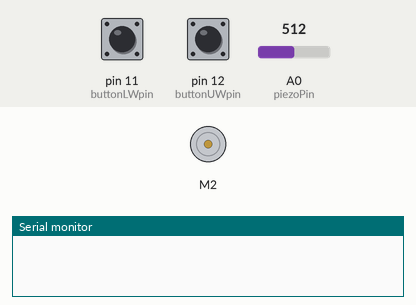
This sketch was run on a simulated Arduino Uno, built with avr-gcc and run on an emulated ATmega328P. Parts: DC motor (green arrow = forward, orange = backward, longer = faster), the last lines printed to the serial monitor. Inputs (shaded band) come from the test bench; at power-on: pin 11 (buttonLWpin) LOW, A0 (piezoPin) = 512, pin 12 (buttonUWpin) LOW.

Above: at 1.3 s.
1.4 s: pin 11 (buttonLWpin) pulled HIGH for 0.15 s
At 4.4 s:
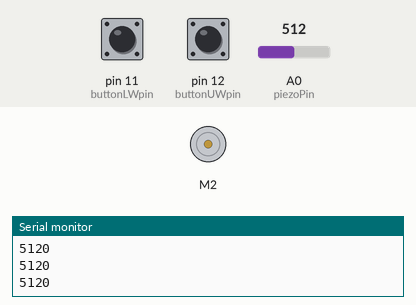
4.5 s: A0 (piezoPin) set to 0
At 5.0 s:
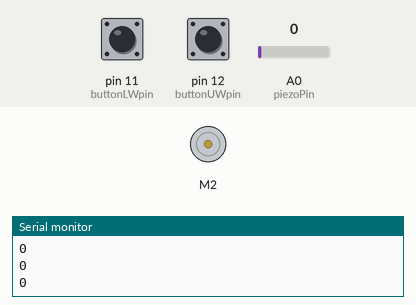
6.0 s: A0 (piezoPin) set to 19
At 8.9 s:
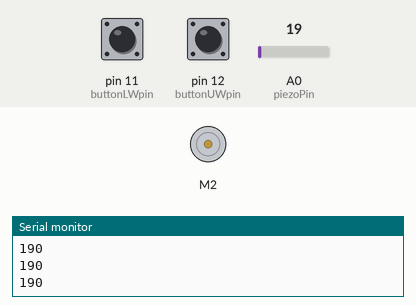
9.0 s: pin 11 (buttonLWpin) pulled HIGH for 1 s
At 9.9 s:
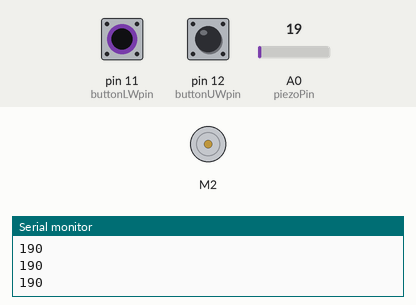
Timing chart, 0 to 12.0 s (numbered marks = the images above; inputs shaded):
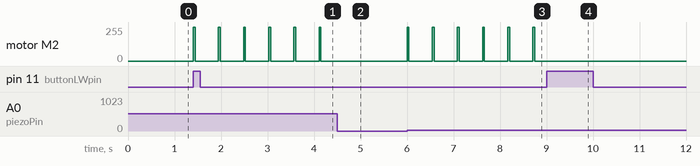

Measured:
- after the input at 1.4 s, motor M2: alternates forward 255/255 for 0.04 s and stopped for 0.50 s, starting at once
- after the input at 4.5 s, motor M2: stops changing and stays stopped
- after the input at 6.0 s, motor M2: alternates forward 255/255 for 0.04 s and stopped for 0.50 s, starting at once
- after the input at 9.0 s, motor M2: stops changing and stays stopped

The sketch:

Piezo_Reward.ino
```cpp
/******************************************************************************
When touch detected, give liquid reward
******************************************************************************/

#include <Wire.h> //The shield uses the SDA and SCL i2c pins to control DC and stepper motors.
                  //On the Arduino UNO these are also known as A4 and A5
#include <Adafruit_MotorShield.h>

// Create the motor shield object with the default I2C address
Adafruit_MotorShield AFMS = Adafruit_MotorShield();

// Select which 'port' M1, M2, M3 or M4.
// Solenoid on M2
Adafruit_DCMotor *rewardSolenoid = AFMS.getMotor(2);

// switch button
#define buttonLWpin 11
#define buttonUWpin  12
unsigned long statusChange = millis();
byte switchPushCounter[2] = {0, 0};
byte switchState[2] = {0, 0};
byte lastswitchState[2] = {0, 0};

// piezo variables
#define piezoPin A0
int baseline = 5;
int piezoVal = 2;           // store read value
int piezoADC;

// serial com variables
int incomingByte = 0;
byte SessionStatus[2] = {0, 0}; // 1/ Run [ON/OFF (1/0)] 2/ Reset (1)

void setup()
{
  Serial.begin(115200);
  AFMS.begin();  // initiate motor shield with the default frequency 1.6KHz
  //AFMS.begin(1000);  // to apply a different frequency, here 1KHz

// turn off current in solenoid coil
  rewardSolenoid->run(RELEASE);
}

void loop()
{
//  GetDataFromPC(); // keaboard commands (incompatible with Serial plotter)
 ReadButtons(); // switch button commands
  while (SessionStatus[0] == 0){
//   GetDataFromPC();
    ReadButtons();
  }
  if (SessionStatus[0] == 1){
    // Read Piezo ADC value in, and convert it to a voltage
//    piezoADC = analogRead(piezoPin);
      piezoADC = cumSumAnalog(); //peakAnalog();
      Serial.println(piezoADC);
//    float piezoV = piezoADC / 1023.0 * 5.0;
//    Serial.println(piezoV); // Print the voltage.

    if (piezoADC>baseline) {
//      Serial.println("touch detected");
        Reward(rewardSolenoid,40);
        delay(500);
    }
  }
}

void GetDataFromPC() {
  if (Serial.available() > 0) {
                // read the incoming byte:
                incomingByte = Serial.read();

                // say what you got:
//                Serial.print("I received: ");
//                Serial.println(incomingByte, DEC);

                if (incomingByte == 101) { // "e"
//                   Serial.println("stop");
                   SessionStatus[0] = 0;
                } else if (incomingByte == 115){ // "s"
//                   Serial.println("start");
                   SessionStatus[0] = 1;
                } else if (incomingByte == 114){ // "r"
//                   Serial.println("reward");
                   Reward(rewardSolenoid,40);
                }
  }
}

void ReadButtons() {
  if (millis() - statusChange > 500){
    switchState[0] = digitalRead(buttonUWpin);
    switchState[1] = digitalRead(buttonLWpin);
//    Serial.print("Right push ");
//    Serial.print(switchState[0]);
//    Serial.print(" ; Left push ");
//    Serial.println(switchState[1]);
//
    if (switchState[0] != lastswitchState[0]) {
      if (switchState[0] == HIGH) {
  //      switchPushCounter[0]++;
          if (SessionStatus[0] == 1) {
            Reward(rewardSolenoid,40);
//            Serial.println("reward");
          } else {
            RewardFlush();
          }
  //      Serial.println("on");
  //      Serial.print("number of up button pushes:  ");
  //      Serial.println(switchPushCounter[0]);
      } else {
  //      Serial.println("off");
      }
      statusChange = millis();
      lastswitchState[0] = switchState[0];
    }
    if (switchState[1] != lastswitchState[1]) {
      if (switchState[1] == HIGH) {
  //      switchPushCounter[1]++;
          SessionStatus[0] = !SessionStatus[0];
          if (SessionStatus[0] == 1) {
//            Serial.println("Session on");
          } else {
//            Serial.println("Session off");
          }
  //      Serial.print("number of left button pushes:  ");
  //      Serial.println(switchPushCounter[1]);
      } else {
  //      Serial.println("off");
      }
  //    delay(50);
      statusChange = millis();
      lastswitchState[1] = switchState[1];
    }
  }
 }

int cumSumAnalog() {
// see also runningMedian Class for Arduino: http://playground.arduino.cc/Main/RunningMedian
//  float piezoArray[2] = {analogRead(piezoPin)};
//  int piezoVal;
//  int minMax;
  int cumVal = analogRead(piezoPin); // analogRead(piezoPin);
  for (int inc=0; inc < 9; inc++ ){
//      piezoVal=analogRead(piezoPin);
      cumVal= cumVal + analogRead(piezoPin);
//      if (piezoArray[0] > piezoVal) {
//        piezoArray[0]=piezoVal;
//        }
//      peakVal = max(peakVal, piezoVal);
   }
//  minMax=piezoArray[1]-piezoArray[0];
//  Serial.print("peak to peak value is ");
//  Serial.println(peakVal);
  return cumVal; //peakVal;
}

void Reward(Adafruit_DCMotor* solenoid,int dur){
  solenoid->setSpeed(255);
  solenoid->run(FORWARD);
  delay(dur);
  solenoid->run(RELEASE); // cut power to motor
}

void RewardFlush(){
//  Serial.println("flush");
  // flush left
  rewardSolenoid->run(FORWARD);
  rewardSolenoid->setSpeed(255);
  delay(1500);
  rewardSolenoid->run(RELEASE);
  // flush right
//  RightSolenoid->run(FORWARD);
//  RightSolenoid->setSpeed(255);
//  delay(1500);
//  RightSolenoid->run(RELEASE);
}
```
